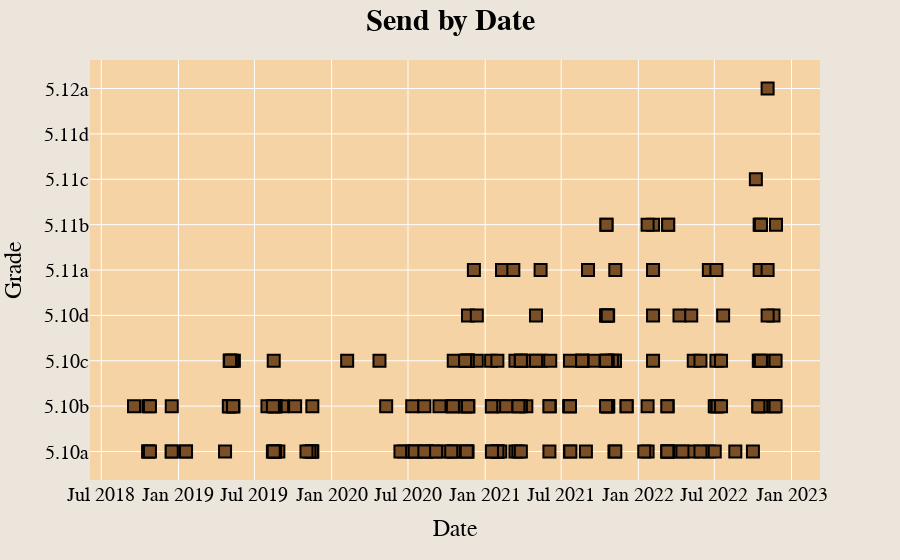

Notebook source saved alongside this figure:
### Code cell
fig = px.scatter(df_clean_sends, "Date", "Rating", category_orders={"Rating": YDS_GRADES_LETTER[::-1]}, custom_data=['Route Formatted', 'Date Formatted', 'Location Formatted', 'Length', 'Avg Stars'])
fig.update_layout(font={'family':'Courier New', 'color':'black', 'size':20}, title={'text':'<b>Send by Date</b>', 'x':0.5, 'font_size':30}, xaxis={'title': 'Date'}, yaxis={'title': 'Grade'}, paper_bgcolor='#ece5dc', plot_bgcolor='#F5D3A5', bargap=0)
fig.update_traces(marker_symbol='square', marker_color='#7A4F25', marker_size=12, marker_line_width=2, marker_line_color='black', hovertemplate='Name: %{customdata[0]}<br>Date: %{customdata[1]}<br>Location: %{customdata[2]}<br>Length: %{customdata[3]}ft<br>Avg Stars: %{customdata[4]}')

### Figure 1 — Plotly figure (JSON) as saved in the notebook; plotly's stock layout.template omitted (floating-point values rounded to 4 significant figures; data arrays with more than 128 entries replaced by an {"elided": "..."} marker saying what was removed)
{"data": [{"customdata": {"elided": "214x5 mixed values"}, "hovertemplate": "Name: %{customdata[0]}<br>Date: %{customdata[1]}<br>Location: %{customdata[2]}<br>Length: %{customdata[3]}ft<br>Avg Stars: %{customdata[4]}", "legendgroup": "", "marker": {"color": "#7A4F25", "line": {"color": "black", "width": 2}, "size": 12, "symbol": "square"}, "mode": "markers", "name": "", "orientation": "v", "showlegend": false, "type": "scatter", "x": {"elided": "214 str values"}, "xaxis": "x", "y": {"elided": "214 str values"}, "yaxis": "y"}], "layout": {"bargap": 0, "font": {"color": "black", "family": "Courier New", "size": 20}, "legend": {"tracegroupgap": 0}, "margin": {"t": 60}, "paper_bgcolor": "#ece5dc", "plot_bgcolor": "#F5D3A5", "title": {"font": {"size": 30}, "text": "<b>Send by Date</b>", "x": 0.5}, "xaxis": {"anchor": "y", "domain": [0, 1], "title": {"text": "Date"}}, "yaxis": {"anchor": "x", "categoryarray": ["5.0", "5.1", "5.2", "5.3", "5.4", "5.5", "5.6", "5.7", "5.8", "5.9", "5.10a", "5.10b", "5.10c", "5.10d", "5.11a", "5.11b", "5.11c", "5.11d", "5.12a", "5.12b", "5.12c", "5.12d", "5.13a", "5.13b", "5.13c", "5.13d", "5.14a", "5.14b", "5.14c", "5.14d", "5.15a", "5.15b", "5.15c", "5.15d"], "categoryorder": "array", "domain": [0, 1], "title": {"text": "Grade"}}}}
